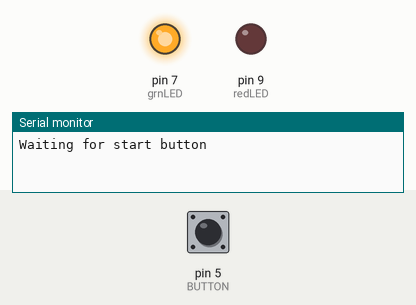
Simulated run of this sketch. Board: Arduino Uno, built with avr-gcc and run on an emulated ATmega328P. On the bench: output pins drawn as LEDs (lit = HIGH), the last lines printed to the serial monitor. Dashed ring = blinking. The inputs (shaded band) are chosen by the test bench; at power-on: pin 5 (BUTTON) HIGH. Storage starts empty; random numbers use the default seed unless the sketch sets one; pins used as bus, display or sensor lines are not drawn. At 2.6 s the program stops and its outputs stay as they are.

Above: at 0.8 s.
0.9 s: pin 5 (BUTTON) pulled LOW for 1 s
At 1.9 s:
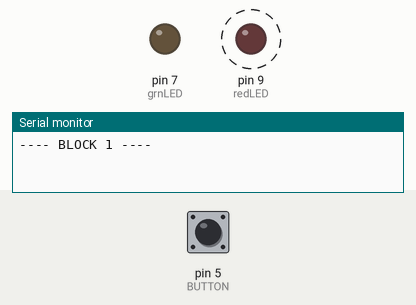
At 3.1 s:
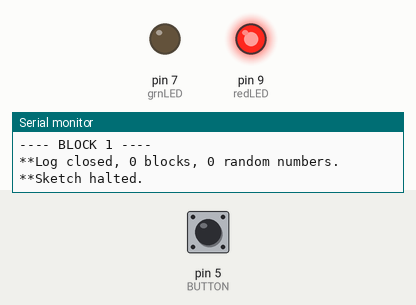
Timing chart, 0 to 4.1 s (numbered marks = the images above; inputs shaded):
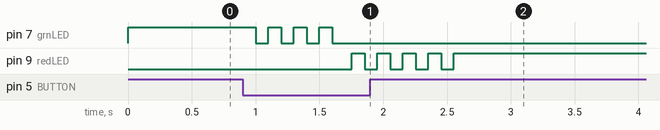

The sketch:

entropyTest.ino
```cpp
// (licence header left out)
#include <Entropy.h>            //http://code.google.com/p/avr-hardware-random-number-generation/
#include <SD.h>

#define grnLED 7                //heartbeat LED
#define redLED 9                //sketch stopped/error indication
#define BUTTON 5                //start/stop button
#define CS_SD 4                 //chip select pin for the SD card
#define CS_W5100 10             //chip select pin for the W5100 Ethernet chip if using Ethernet shield
#define LOG_FILENAME_BASE "log" //base name for the log file. the sketch appends a number in the format "_nnn"
                                //to this base name. since the SD library only deals with "8.3" names, the base
                                //name can be no longer than four characters. the sketch will check the SD card
                                //before creating the log file and will increment "_nnn" as needed to avoid
                                //over-writing prior files that may already exist on the card.
#define LOG_FILENAME_EXT "txt"  //extension to use with the log file name. must be no longer than three characters.
#define LOG_CLOSE_INTERVAL 60   //close and re-open the log file after this many seconds (approx)
#define BLOCK_SIZE 8            //for efficiency, generate this many random numbers, then write to SD card

char myName[] = "Your name here";
char comment[] = "Describe board and other test environment details, e.g. chip part number, date code";
File logFile;                   //the file on the SD card
char logFilename[13];           //SD file name
unsigned long nBlocks;          //number of blocks of random numbers written to SD card
unsigned long ms;               //time from millis()
unsigned long lastClose;        //last time the log file was closed and reopened

void setup( void )
{
    Serial.begin( 115200 );
    Entropy.Initialize();
    logInitialize();
}

void loop( void )
{
    uint32_t r;                     //a random number
    String logData = "";            //block of random numbers to write to the SD card

    ms = millis();
    Serial.print(F("---- BLOCK "));
    Serial.print(nBlocks + 1, DEC);
    Serial.println(F(" ----"));
    for (uint8_t i = 0; i < BLOCK_SIZE; i++) {
        if (digitalRead(BUTTON) == LOW) logClose();
        r = Entropy.random();
        logData += String(r);
        logData += "\n";
        digitalWrite( grnLED, !digitalRead( grnLED ) );
        Serial.println(r, DEC);
    }
    logFile.print(logData);
    ++nBlocks;

    if (ms - lastClose >= LOG_CLOSE_INTERVAL * 1000UL) {
        lastClose = ms;
        Serial.print(F("Closing log file after "));
        Serial.print(nBlocks, DEC);
        Serial.println(F(" blocks"));
        logFile.flush();
        logFile.close();
        logOpen();
  }
}

void logInitialize(void)
{
    String msg = "";

    pinMode(grnLED, OUTPUT);
    pinMode(redLED, OUTPUT);
    pinMode(BUTTON, INPUT);
    pinMode(CS_W5100, OUTPUT);                    //for Arduino Ethernet shield
    digitalWrite( BUTTON, HIGH);                  //enable internal pullup resistor
    digitalWrite( CS_W5100, HIGH);                //deselect the W5100

    Serial.println(F("Waiting for start button"));
    digitalWrite(grnLED, HIGH);
    while (digitalRead(BUTTON) == HIGH) {}         //wait for the button to be pushed to start
    flashLED(grnLED);

    if (!SD.begin(CS_SD)) {
        Serial.println(F("SD.begin FAIL"));
        while (1) flashLED(redLED);                //error, go no further
    }
    Serial.println(F("SD.begin OK"));
    logOpen();

    //write a header to the file
    msg += "**Entropy Library Test\n";
    msg += __FILE__;
    msg += "\nCompiled: ";
    msg += __DATE__;
    msg += " ";
    msg += __TIME__;
    msg += "\nFile: ";
    msg += logFilename;
    msg += "\nName: ";
    msg += myName;
    msg += "\nComment: ";
    msg += comment;
    msg +="\n";

    logFile.print(msg);
    Serial.print(msg);
}

//create a new log file and open it
void logOpen(void)
{
    static boolean first = true;

    if (first) {
        getFilename();
        first = false;
    }
    logFile = SD.open(logFilename, FILE_WRITE);    //open the log file
    if (logFile) {
        Serial.print(F("Log file opened: "));
        Serial.println(logFilename);
    }
    else {
        Serial.print(F("Could not open log file: "));
        Serial.println(logFilename);
        while (1) flashLED(redLED);                //error, go no further
    }
}

//close the log file
void logClose(void)
{
    String msg = "";

    msg += "**Log closed, ";
    msg += String(nBlocks);
    msg += " blocks, ";
    msg += String(nBlocks * BLOCK_SIZE);
    msg += " random numbers.";
    msg += "\n";

    logFile.print(msg);
    logFile.flush();
    logFile.close();
    flashLED(redLED);
    digitalWrite(grnLED, LOW);
    digitalWrite(redLED, HIGH);
    Serial.print(msg);
    Serial.println(F("**Sketch halted."));
    Serial.println();
    while (1);                                     //that's all, folks!
}

//acknowledge button press or indicate error condition
void flashLED(int pin)
{
    for (uint8_t i=0; i<4; i++) {
        digitalWrite(pin, HIGH);
        delay(100);
        digitalWrite(pin, LOW);
        delay(100);
    }
}

//generate the next sequential log filename that does not already exist on the SD card
void getFilename(void)
{
    static int fileNumber;
    char filename[13], cFileNumber[8];

    do
    {
        strcpy(logFilename, LOG_FILENAME_BASE);
        strcat(logFilename, "_");
        if (fileNumber<100) strcat(logFilename, "0");    //leading zeroes
        if (fileNumber<10) strcat(logFilename, "0");
        itoa(fileNumber++, cFileNumber, 10);
        strcat(logFilename, cFileNumber);
        strcat(logFilename, ".");
        strcat(logFilename, LOG_FILENAME_EXT);
    }
    while (SD.exists(logFilename));
}
```

Measured:
- after the input at 0.9 s, pin 7 (grnLED): alternates HIGH for 0.10 s and LOW for 0.10 s, 7 changes in all, then stays LOW, starting after 0.10 s; pin 9 (redLED): alternates HIGH for 0.10 s and LOW for 0.10 s, 9 changes in all, then stays HIGH, starting after 0.85 s
